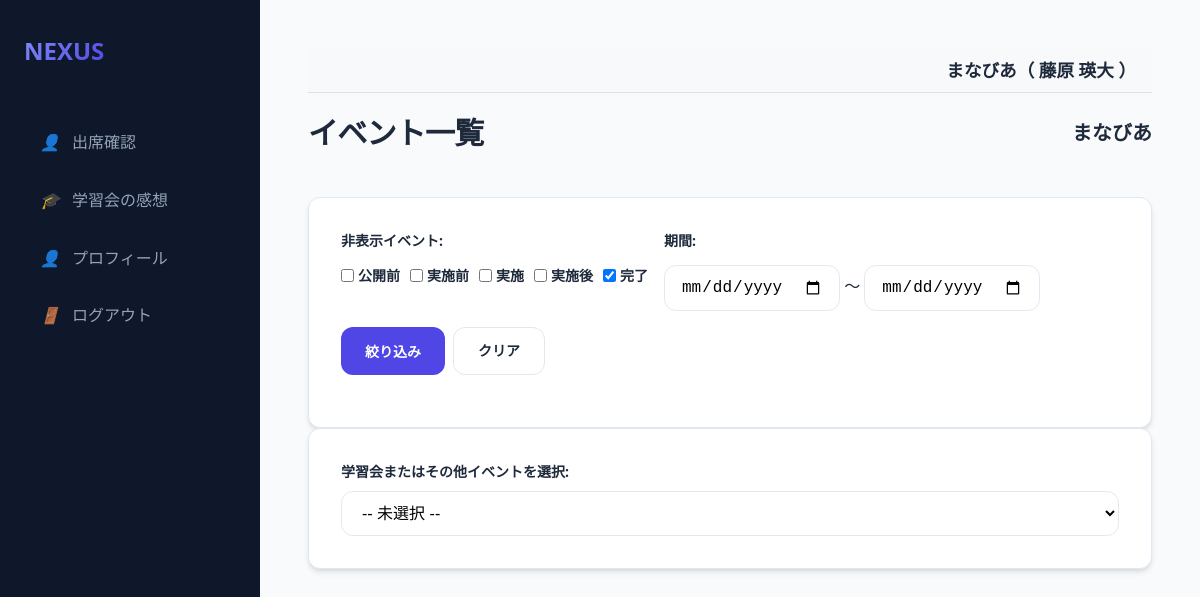
The app's page /event/select (signed in) with its own data.
### models.py (models this page shows, shortened)
class Organization(db.Model):
    id = db.Column(db.Integer, primary_key=True)
    name = db.Column(db.String(100), nullable=False)

class Student(db.Model):
    id = db.Column(db.Integer, primary_key=True)
    user_id = db.Column(db.Integer, db.ForeignKey('user.id'), nullable=True)
    user = db.relationship('User', back_populates='student_record')
    organization_id = db.Column(db.Integer, db.ForeignKey('organization.id'), nullable=False)
    organization = db.relationship('Organization')
    default_venue_id = db.Column(db.Integer, db.ForeignKey('venue.id'), nullable=True)
    default_venue = db.relationship('Venue')
    name = db.Column(db.String(50), nullable=False)
    grade = db.Column(db.String(20))
    gender = db.Column(db.String(10))
    subject1 = db.Column(db.String(20))
    subject2 = db.Column(db.String(20))
    pref_gender = db.Column(db.String(10))
    pref_age1020_priority = db.Column(db.Integer, default=2)
    pref_age3040_priority = db.Column(db.Integer, default=2)
    pref_age50_priority = db.Column(db.Integer, default=2)
    attend = db.Column(db.Boolean, default=False)

class User(db.Model):
    id = db.Column(db.Integer, primary_key=True)
    username = db.Column(db.String(50), unique=True, nullable=False)
    name = db.Column(db.String(50), nullable=True)
    password_hash = db.Column(db.String(128), nullable=False)
    is_admin = db.Column(db.Boolean, default=False)
    is_super_admin = db.Column(db.Boolean, default=False)
    is_org_admin = db.Column(db.Boolean, default=False)
    organization_id = db.Column(db.Integer, db.ForeignKey('organization.id'), nullable=True)
    organization = db.relationship('Organization', backref='users')
    teacher_record = db.relationship('Teacher', back_populates='user', uselist=False)
    student_record = db.relationship('Student', back_populates='user', uselist=False)

### app.py (the view, shortened to what this page needs)
@app.route('/event/select', methods=['GET', 'POST'])
@login_required
@organization_required
def event_select():
    org_id = session.get('organization_id')
    hidden_statuses = request.args.getlist('hidden_status')
    if 'filter_applied' not in request.args:
        hidden_statuses = ['完了']
    start_date = request.args.get('start_date')
    end_date = request.args.get('end_date')
    query = Event.query.filter_by(organization_id=org_id)
    if hidden_statuses:
        query = query.filter(~Event.status.in_(hidden_statuses))
    if start_date:
        query = query.filter(Event.date >= datetime.strptime(start_date, '%Y-%m-%d'))
    if end_date:
        query = query.filter(Event.date <= datetime.strptime(end_date, '%Y-%m-%d'))
    events = query.order_by(Event.date).all()
    return render_template('event_select.html', events=events,
                           hidden_statuses=hidden_statuses, start_date=start_date, end_date=end_date)

### app.py (called while the page is built)
def login_required(f):
    @wraps(f)
    def decorated_function(*args, **kwargs):
        if 'user_id' not in session:
            return redirect(url_for('login'))
        return f(*args, **kwargs)
    return decorated_function

def organization_required(f):
    @wraps(f)
    def decorated_function(*args, **kwargs):
        if 'user_id' not in session:
            return redirect(url_for('login'))
        user = User.query.get(session['user_id'])
        session['organization_id'] = user.organization_id
        session['org_name'] = user.organization.name
        return f(*args, **kwargs)
    return decorated_function

@app.context_processor
def inject_user():
    user = None
    if 'user_id' in session:
        user = User.query.get(session['user_id'])
    return dict(current_user=user)

### templates/event_select.html (shortened to what this page needs)
{% extends "base.html" %}
{% block content %}
<div class="header">
    <h1>イベント一覧</h1>
    <h2 style="font-size: 1.25rem;">{{ current_user.organization.name if current_user.is_super_admin else session.get('org_name', '不明') }}</h2>
</div>
<div class="card">
    <form action="/event/select" method="get" style="display: flex; gap: 1rem; align-items: flex-start; margin-bottom: 1rem; flex-wrap: wrap;">
        <div style="display: flex; flex-direction: column; gap: 0.25rem;">
            <label>非表示イベント: </label>
            <div style="display: flex; gap: 10px; align-items: center; flex-wrap: nowrap; white-space: nowrap;">
                {% for status in ['公開前', '実施前', '実施', '実施後', '完了'] %}
                    <label style="margin: 0; display: flex; align-items: center; gap: 4px;">
                        <input type="checkbox" name="hidden_status" value="{{ status }}"
                        {% if status in hidden_statuses %}checked{% endif %}>
                        {{ status }}
                    </label>
                {% endfor %}
            </div>
        </div>
        <div style="display: flex; flex-direction: column; gap: 0.25rem;">
            <label>期間: </label>
            <div>
                <input type="date" name="start_date" value="{{ start_date|default('') }}" class="form-control" style="display: inline-block; width: auto;">
                〜
                <input type="date" name="end_date" value="{{ end_date|default('') }}" class="form-control" style="display: inline-block; width: auto;">
            </div>
        </div>
        <div style="display: flex; align-self: flex-end; gap: 0.5rem; padding-bottom: 0.25rem;">
            <button type="submit" class="btn btn-primary">絞り込み</button>
            <a href="/event/select" class="btn btn-outline">クリア</a>
        </div>
    </form>
</div>
<div class="card">
    <form action="/event/select" method="post">
        <label>学習会またはその他イベントを選択: </label>
        <select name="event_id" onchange="this.form.submit()">
            <option value="" {{ 'selected' if not session.get('selected_event_id') }}>-- 未選択 --</option>
        </select>
    </form>
</div>
{% endblock %}

### templates/base.html (shortened to what this page needs)
<!DOCTYPE html>
<html lang="ja">
<head>
    <link rel="stylesheet" href="{{ url_for('static', filename='style.css') }}">
</head>
<body>
<aside class="sidebar">
    <a href="/" class="logo">
        <span>NEXUS</span>
    </a>
    <nav class="nav-links">
        {% if current_user.is_admin %}
        <a href="/events" class="nav-item {{ 'active' if request.path == '/events' }}">
            <i>📋</i> イベント管理
        </a>
        <a href="/event/select" class="nav-item {{ 'active' if request.path == '/event/select' }}">
            <i>📅</i> イベント一覧
        </a>
        <a href="/venues" class="nav-item {{ 'active' if request.path == '/venues' }}">
            <i>📍</i> 会場一覧
        </a>
        <a href="/settings" class="nav-item {{ 'active' if request.path == '/settings' }}">
            <i>⚙️</i> デフォルト設定
        </a>
        <a href="/prohibited_matches" class="nav-item {{ 'active' if request.path == '/prohibited_matches' }}">
            <i>🚫</i> マッチング禁止
        </a>
        {% if session.get('selected_event_name', '')|trim == '学習会' and session.get('selected_event_status', '')|trim == '実施後' %}
        <a href="/evaluation/teacher" class="nav-item {{ 'active' if request.path == '/evaluation/teacher' }}">
            <i>🧑‍🏫</i> 講師による評価
        </a>
        <a href="/evaluation/student" class="nav-item {{ 'active' if request.path == '/evaluation/student' }}">
            <i>🎓</i> 生徒の感想
        </a>
        {% else %}
        <a href="/teachers" class="nav-item {{ 'active' if request.path == '/teachers' }}">
            <i>🧑‍🏫</i> 講師一覧
        </a>
        <a href="/students" class="nav-item {{ 'active' if request.path == '/students' }}">
            <i>🎓</i> 生徒一覧
        </a>
        {% if session.get('selected_event_name', '')|trim == '学習会' and session.get('selected_event_status', '')|trim == '実施' %}
        <a href="/matching/setup" class="nav-item {{ 'active' if request.path == '/matching/setup' }}">
            <i>🔄</i> マッチング実行
        </a>
        <a href="/result" class="nav-item {{ 'active' if request.path == '/result' }}">
            <i>📊</i> マッチング結果
        </a>
        <a href="/matching/adjustment" class="nav-item {{ 'active' if request.path == '/matching/adjustment' }}">
            <i>🛠️</i> マッチング調整
        </a>
        {% endif %}
        {% endif %}
        {% if current_user.is_super_admin %}
        <a href="/users" class="nav-item {{ 'active' if request.path == '/users' }}">
            <i>⚙️</i> 管理者一覧
        </a>
        <a href="/organizations" class="nav-item {{ 'active' if request.path == '/organizations' }}">
            <i>🏢</i> 組織一覧
        </a>
        {% endif %}
        {% elif current_user.student_record %}
        <a href="{{ url_for('student_dashboard') }}" class="nav-item {{ 'active' if request.path == '/student/dashboard' }}">
            <i>👤</i> 出席確認
        </a>
        <a href="{{ url_for('post_study_session') }}" class="nav-item {{ 'active' if request.path == '/post_study_session' }}">
            <i>🎓</i> 学習会の感想
        </a>
        <a href="{{ url_for('student_edit', id=current_user.student_record.id) }}" class="nav-item {{ 'active' if request.path == url_for('student_edit', id=current_user.student_record.id) }}">
            <i>👤</i> プロフィール
        </a>
        {% endif %}
        <a href="{{ url_for('logout') }}" class="nav-item">
            <i>🚪</i> ログアウト
        </a>
    </nav>
</aside>
<main class="main-content">
    {% if current_user %}
    <div style="background-color: #f8f9fa; padding: 0.5rem 1rem; margin-bottom: 1rem; border-bottom: 1px solid #dee2e6; text-align: right; font-size: 1.1rem; font-weight: bold;">
        {{ current_user.organization.name if current_user.organization else '組織なし' }}（
        {% if current_user.name %}
            {{ current_user.name }}
        {% elif current_user.teacher_record %}
            {{ current_user.teacher_record.name }}
        {% elif current_user.student_record %}
            {{ current_user.student_record.name }}
        {% else %}
            {{ current_user.username }}
        {% endif %}
        ）
    </div>
    {% endif %}
    {% block content %}{% endblock %}
</main>
</body>
</html>

### static/style.css (style rules this page uses)
:root { --primary: #4f46e5; --primary-hover: #4338ca; --bg-main: #f8fafc; --bg-card: #ffffff; --text-main: #1e293b; --text-muted: #64748b; --border: #e2e8f0; --shadow: 0 4px 6px -1px rgb(0 0 0 / 0.1), 0 2px 4px -2px rgb(0 0 0 / 0.1); --radius: 0.75rem; --sidebar-w: 260px; }
* { margin: 0; padding: 0; box-sizing: border-box; }
body { font-family: "Segoe UI", "Hiragino Kaku Gothic ProN", "Hiragino Sans", "Meiryo", sans-serif; background-color: var(--bg-main); color: var(--text-main); line-height: 1.6; display: flex; min-height: 100vh; }
.sidebar { width: var(--sidebar-w); background-color: #0f172a; color: white; padding: 2rem 1.5rem; display: flex; flex-direction: column; position: fixed; height: 100vh; transition: all 0.3s ease; }
.logo { font-size: 1.5rem; font-weight: 800; margin-bottom: 3rem; display: flex; align-items: center; gap: 0.75rem; color: #f8fafc; text-decoration: none; }
.logo span { background: linear-gradient(135deg, #818cf8, #4f46e5); -webkit-background-clip: text; -webkit-text-fill-color: transparent; }
.nav-links { display: flex; flex-direction: column; gap: 0.5rem; }
.nav-item { padding: 0.75rem 1rem; color: #94a3b8; text-decoration: none; border-radius: var(--radius); display: flex; align-items: center; gap: 0.75rem; transition: all 0.2s; }
.main-content { margin-left: var(--sidebar-w); flex: 1; padding: 3rem; max-width: 1200px; }
.header { display: flex; justify-content: space-between; align-items: center; margin-bottom: 2.5rem; }
h1 { font-size: 1.875rem; font-weight: 700; letter-spacing: -0.025em; }
.card { background: var(--bg-card); border: 1px solid var(--border); border-radius: var(--radius); padding: 2rem; box-shadow: var(--shadow); }
label { display: block; font-size: 0.875rem; font-weight: 600; margin-bottom: 0.5rem; color: var(--text-main); }
input, select, textarea { width: 100%; padding: 0.75rem 1rem; border: 1px solid var(--border); border-radius: var(--radius); font-size: 1rem; transition: border-color 0.2s; background-color: #fff; }
.btn { display: inline-flex; align-items: center; justify-content: center; padding: 0.75rem 1.5rem; font-size: 0.875rem; font-weight: 600; border-radius: var(--radius); cursor: pointer; transition: all 0.2s; text-decoration: none; border: none; gap: 0.5rem; }
.btn-primary { background-color: var(--primary); color: white; }
.btn-outline { background-color: transparent; border: 1px solid var(--border); color: var(--text-main); }

### records on screen
Organization: organization "まなびあ"
Student: student_record.name "藤原 瑛大"
User: organization "まなびあ"

### other values on screen
{{ status }} "公開前" "実施前" "実施" "実施後" "完了"
